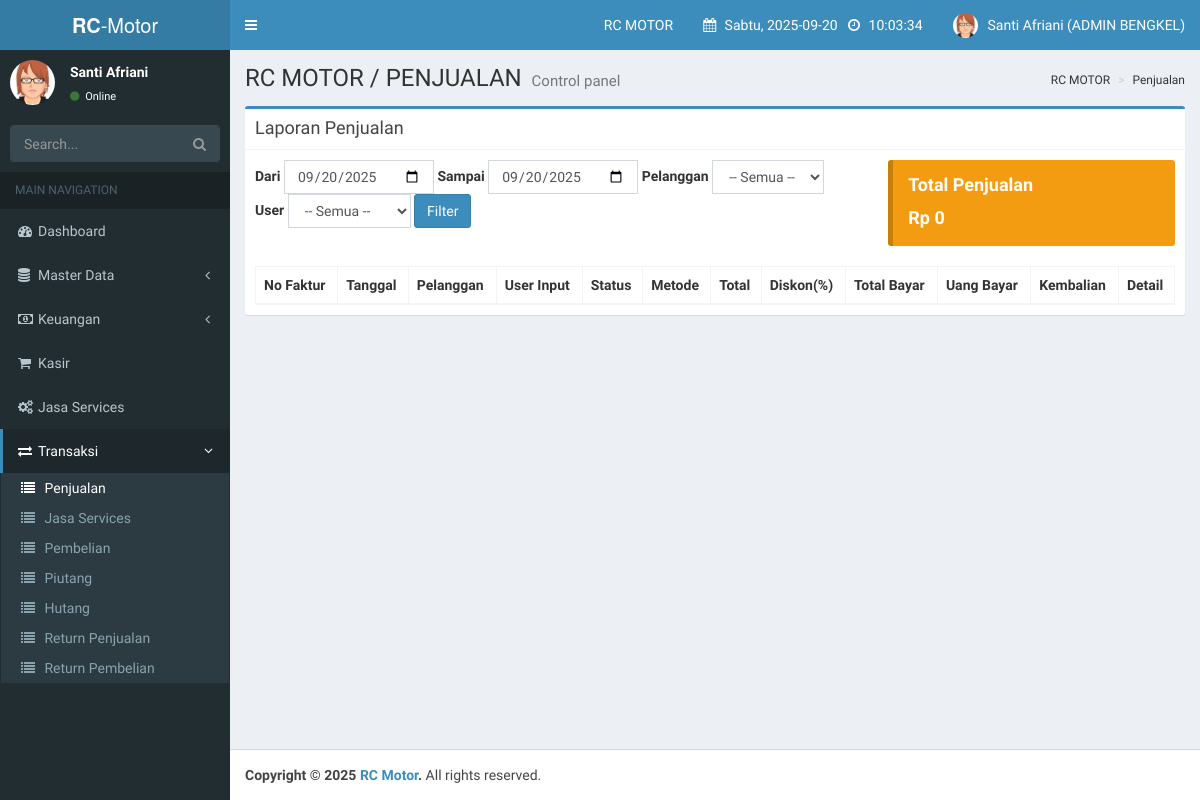
/index.php?page=penjualan (signed in), run on an earlier commit of the app's database.
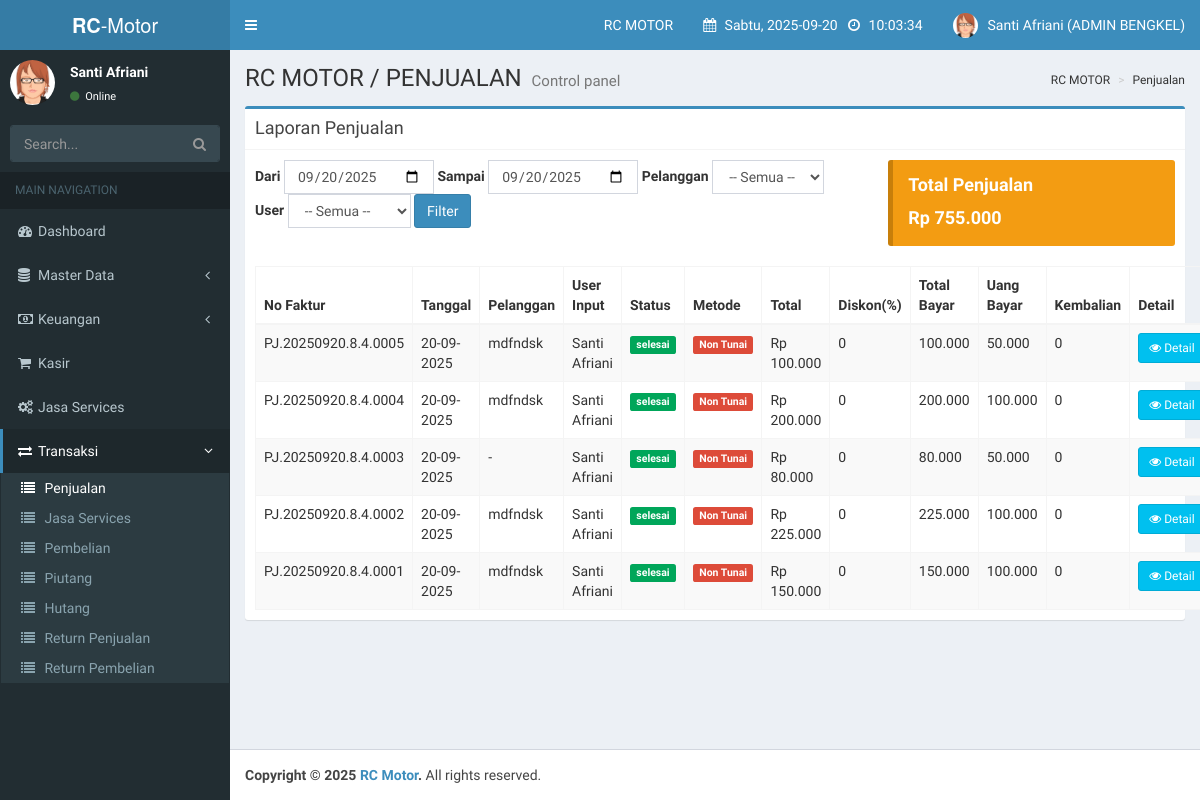
And on a later commit of the database.
### tables this page shows
CREATE TABLE `transaksi` (
  `id_transaksi` int(11) NOT NULL AUTO_INCREMENT,
  `no_faktur` varchar(50) NOT NULL,
  `tanggal` datetime NOT NULL DEFAULT current_timestamp(),
  `jenis` enum('penjualan','pembelian') NOT NULL,
  `metode_bayar` varchar(50) NOT NULL,
  `total` decimal(15,2) NOT NULL DEFAULT 0.00,
  `discount` decimal(50,2) NOT NULL,
  `total_bayar` decimal(15,2) NOT NULL,
  `uang_bayar` decimal(15,2) NOT NULL,
  `kembalian` decimal(15,2) NOT NULL,
  `id_user` int(11) DEFAULT NULL,
  `id_supplier` int(11) DEFAULT NULL,
  `id_pelanggan` int(11) DEFAULT NULL,
  `id_teknisi` int(11) DEFAULT NULL,
  `kendaraan` varchar(50) DEFAULT NULL,
  `no_polisi` varchar(50) DEFAULT NULL,
  `id_bengkel` int(11) NOT NULL,
  `status` enum('selesai','pending') DEFAULT 'selesai',
  `status_pembayaran` enum('lunas','belum lunas') NOT NULL,
  PRIMARY KEY (`id_transaksi`),
  UNIQUE KEY `no_faktur` (`no_faktur`),
  KEY `id_supplier` (`id_supplier`),
  KEY `id_pelanggan` (`id_pelanggan`),
  KEY `id_bengkel` (`id_bengkel`),
  CONSTRAINT `transaksi_ibfk_2` FOREIGN KEY (`id_pelanggan`) REFERENCES `pelanggans` (`id_pelanggan`) ON DELETE SET NULL,
  CONSTRAINT `transaksi_ibfk_3` FOREIGN KEY (`id_bengkel`) REFERENCES `bengkels` (`id_bengkel`) ON DELETE CASCADE
);

CREATE TABLE `pelanggans` (
  `id_pelanggan` int(11) NOT NULL AUTO_INCREMENT,
  `nama_pelanggan` varchar(100) NOT NULL,
  `alamat` text DEFAULT NULL,
  `telepon` varchar(20) DEFAULT NULL,
  `bengkel_id` int(11) NOT NULL,
  `created_at` timestamp NOT NULL DEFAULT current_timestamp(),
  `updated_at` timestamp NOT NULL DEFAULT current_timestamp() ON UPDATE current_timestamp(),
  PRIMARY KEY (`id_pelanggan`),
  KEY `bengkel_id` (`bengkel_id`),
  CONSTRAINT `pelanggans_ibfk_1` FOREIGN KEY (`bengkel_id`) REFERENCES `bengkels` (`id_bengkel`) ON DELETE CASCADE
);

CREATE TABLE `users` (
  `id_user` int(11) NOT NULL AUTO_INCREMENT,
  `nama_lengkap` varchar(100) NOT NULL,
  `email` varchar(100) NOT NULL,
  `password` varchar(255) NOT NULL,
  `role` enum('super_user','owner_bengkel','admin_bengkel','teknisi') NOT NULL,
  `bengkel_id` int(11) DEFAULT NULL,
  `created_at` timestamp NOT NULL DEFAULT current_timestamp(),
  `updated_at` timestamp NOT NULL DEFAULT current_timestamp() ON UPDATE current_timestamp(),
  PRIMARY KEY (`id_user`),
  UNIQUE KEY `email` (`email`),
  KEY `bengkel_id` (`bengkel_id`),
  CONSTRAINT `users_ibfk_1` FOREIGN KEY (`bengkel_id`) REFERENCES `bengkels` (`id_bengkel`) ON DELETE SET NULL
);

### pages/admin_bengkel/penjualan.php (the view, shortened to what the changed rows need)
<?php
$tgl_dari = $_GET['tgl_dari'] ?? date('Y-m-d');
$tgl_sampai = $_GET['tgl_sampai'] ?? date('Y-m-d');
$where = "WHERE t.no_faktur LIKE '%PJ%'";
if ($tgl_dari && $tgl_sampai) {
    $where .= " AND DATE(t.tanggal) BETWEEN '$tgl_dari' AND '$tgl_sampai'";
}
$total_penjualan = 0;
$q_total = mysqli_query($conn, "
    SELECT SUM(t.total_bayar) as total_penjualan
    FROM transaksi t
    $where AND id_bengkel = '$id_bengkel'
");
if ($row = mysqli_fetch_assoc($q_total)) {
    $total_penjualan = $row['total_penjualan'] ?? 0;
}
$query_laporan = mysqli_query($conn, "
    SELECT t.no_faktur, t.tanggal, p.nama_pelanggan, u.nama_lengkap, t.total_bayar, t.status, t.total, t.discount,t.uang_bayar, t.kembalian, t.metode_bayar
    FROM transaksi t
    LEFT JOIN pelanggans p ON t.id_pelanggan = p.id_pelanggan
    LEFT JOIN users u ON t.id_user = u.id_user
    $where AND id_bengkel = '$id_bengkel'
    ORDER BY t.tanggal desc
");
?>
<div class="box box-primary">
    <div class="box-header with-border">
        <h3 class="box-title">Laporan Penjualan</h3>
    </div>
    <div class="box-body">
        <div class="row">
            <div class="col-md-8">
                <form method="get" class="form-inline" style="margin-bottom: 20px;">
                    <div class="form-group">
                        <label>Dari</label>
                        <input type="date" name="tgl_dari" class="form-control" value="<?= $tgl_dari ?>">
                    </div>
                    <div class="form-group">
                        <label>Sampai</label>
                        <input type="date" name="tgl_sampai" class="form-control" value="<?= $tgl_sampai ?>">
                    </div>
                    <div class="form-group">
                        <label>Pelanggan</label>
                        <select name="id_pelanggan" class="form-control">
                            <option value="">-- Semua --</option>
                        </select>
                    </div>
                    <div class="form-group">
                        <label>User</label>
                        <select name="id_user" class="form-control">
                            <option value="">-- Semua --</option>
                        </select>
                    </div>
                    <button type="submit" class="btn btn-primary">Filter</button>
                </form>
            </div>
            <div class="col-md-4">
                <div class="callout callout-warning" style="margin-bottom: 20px;">
                    <h4>Total Penjualan</h4>
                    <p style="font-size: 18px; font-weight: bold;">Rp <?= number_format($total_penjualan, 0, ',', '.'); ?></p>
                </div>
            </div>
        </div>
        <table id="tableLaporan" class="table table-bordered table-striped">
            <thead>
                <tr>
                    <th>No Faktur</th>
                    <th>Tanggal</th>
                    <th>Pelanggan</th>
                    <th>User Input</th>
                    <th>Status</th>
                    <th>Metode</th>
                    <th>Total</th>
                    <th>Diskon(%)</th>
                    <th>Total Bayar</th>
                    <th>Uang Bayar</th>
                    <th>Kembalian</th>
                    <th>Detail</th>
                </tr>
            </thead>
            <tbody>
                <?php while ($row = mysqli_fetch_assoc($query_laporan)) : ?>
                    <tr>
                        <td><?= htmlspecialchars($row['no_faktur']); ?></td>
                        <td><?= date('d-m-Y', strtotime($row['tanggal'])); ?></td>
                        <td><?= htmlspecialchars($row['nama_pelanggan'] ?? '-'); ?></td>
                        <td><?= htmlspecialchars($row['nama_lengkap'] ?? '-'); ?></td>
                        <td>
                            <?php if ($row['status'] == 'selesai') : ?>
                                <span class="label label-success">selesai</span>
                            <?php else : ?>
                                <span class="label label-warning"><?= htmlspecialchars($row['status']); ?></span>
                            <?php endif; ?>
                        </td>
                        <td>
                            <?php if ($row['metode_bayar'] == 'Tunai') : ?>
                                <span class="label label-info">Tunai</span>
                            <?php else : ?>
                                <span class="label label-danger"><?= htmlspecialchars($row['metode_bayar']); ?></span>
                            <?php endif; ?>
                        </td>
                        <td>Rp <?= number_format($row['total'], 0, ',', '.'); ?></td>
                        <td><?= number_format($row['discount'], 0, ',', '.'); ?></td>
                        <td><?= number_format($row['total_bayar'], 0, ',', '.'); ?></td>
                        <td><?= number_format($row['uang_bayar'], 0, ',', '.'); ?></td>
                        <td><?= number_format($row['kembalian'], 0, ',', '.'); ?></td>
                        <td>
                            <button class="btn btn-info btn-sm btn-detail" data-faktur="<?= htmlspecialchars($row['no_faktur']); ?>">
                                <i class="fa fa-eye"></i> Detail
                            </button>
                        </td>
                    </tr>
                <?php endwhile; ?>
            </tbody>
        </table>
    </div>
</div>

What changed in the data, as far as the page shows it:
added transaksi: no_faktur "PJ.20250920.8.4.0005", tanggal "20-09-2025", id_pelanggan.nama_pelanggan "mdfndsk", id_user.nama_lengkap "Santi Afriani", status "selesai", metode_bayar "Non Tunai", total "100.000", discount "0", total_bayar "100.000", uang_bayar "50.000", kembalian "0"
added transaksi: no_faktur "PJ.20250920.8.4.0004", tanggal "20-09-2025", id_pelanggan.nama_pelanggan "mdfndsk", id_user.nama_lengkap "Santi Afriani", status "selesai", metode_bayar "Non Tunai", total "200.000", discount "0", total_bayar "200.000", uang_bayar "100.000", kembalian "0"
added transaksi: no_faktur "PJ.20250920.8.4.0003", tanggal "20-09-2025", nama_pelanggan "-", id_user.nama_lengkap "Santi Afriani", status "selesai", metode_bayar "Non Tunai", total "80.000", discount "0", total_bayar "80.000", uang_bayar "50.000", kembalian "0"
added transaksi: no_faktur "PJ.20250920.8.4.0002", tanggal "20-09-2025", id_pelanggan.nama_pelanggan "mdfndsk", id_user.nama_lengkap "Santi Afriani", status "selesai", metode_bayar "Non Tunai", total "225.000", discount "0", total_bayar "225.000", uang_bayar "100.000", kembalian "0"
added transaksi: no_faktur "PJ.20250920.8.4.0001", tanggal "20-09-2025", id_pelanggan.nama_pelanggan "mdfndsk", id_user.nama_lengkap "Santi Afriani", status "selesai", metode_bayar "Non Tunai", total "150.000", discount "0", total_bayar "150.000", uang_bayar "100.000", kembalian "0"
Also different on the page:
$total_penjualan: "0" → "755.000"
